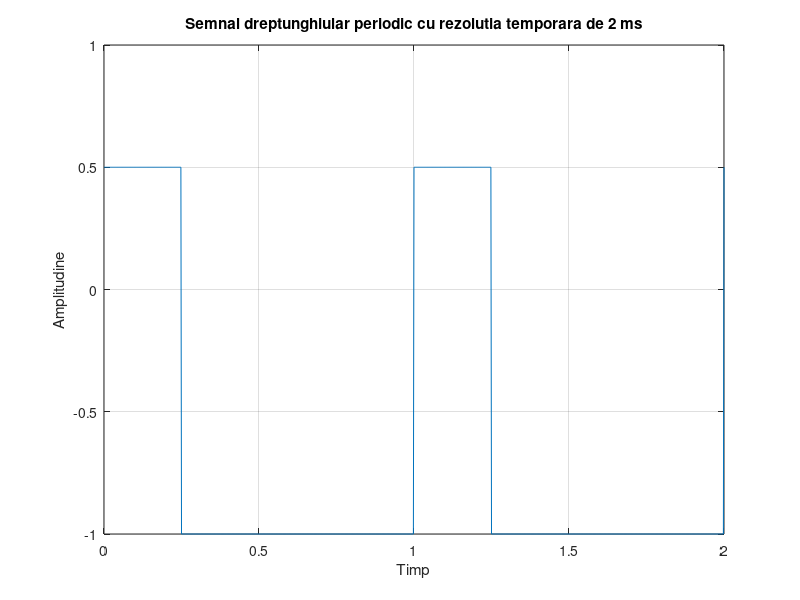

This chart was generated by the following MATLAB code:

n=25; % factor de umplere
t=0:0.002:2;  % un vector prntru timp care merge de la 0 la 2 secunde, cu pasul de 2 ms
s= (1-n/100)*square(t*2*pi, n) - n/100; % square se foloseste pentru a reprezenta grafic semnalul dreptunghiular si, deoarece nivelul maxim este diferit de nivelul minim, se va inmulti cu 1-n/100 si se va scadea n/100 pentru a avea 0.5 nivelul maxim si -1 nivelul minim
figure(2); % numele figurii
plot (t,s); %  se vor reprezenta grafic elementele vectorului s în funcţie de elementele vectorului t; 
xlabel('Timp'); % denumirea axei x
ylabel('Amplitudine'); % denumirea axei y
title('Semnal dreptunghiular periodic cu rezolutia temporara de 2 ms'); %titlul figurii
grid % reteaua de linii
